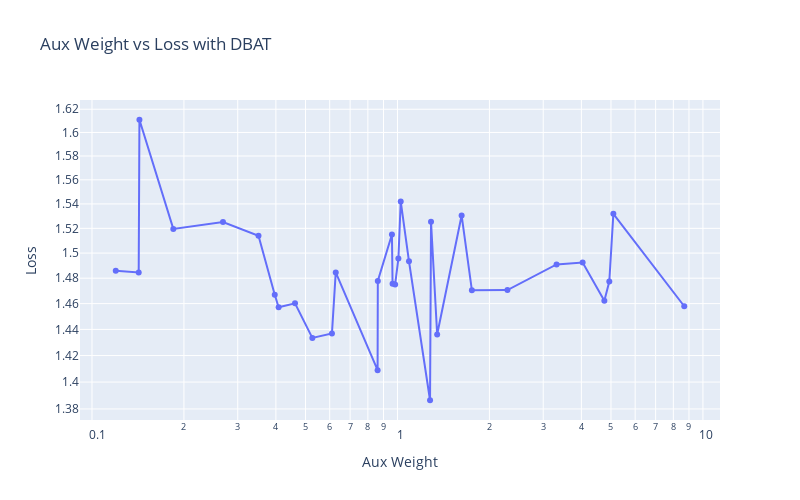

This figure's notebook cell:
### Code cell
import pandas as pd
import plotly.graph_objects as go

def plot_aux_weight_vs_loss(df, dataset=None, method_name=None, use_log_scale=True):
    # Filter data based on conditions
    plot_df = df.copy()
    if dataset:
        plot_df = plot_df[plot_df['dataset'] == dataset]
    if method_name:
        plot_df = plot_df[plot_df['method_name'] == method_name]
    
    # Create figure
    fig = go.Figure()
    
    # Group by conditions that weren't filtered
    groupby_cols = []
    if not dataset:
        groupby_cols.append('dataset')
    if not method_name:
        groupby_cols.append('method_name')
    
    if groupby_cols:
        # Plot separate lines for each group
        for name, group in plot_df.groupby(groupby_cols):
            name_str = '_'.join([str(n) for n in name]) if isinstance(name, tuple) else str(name)
            # Sort by aux_weight before plotting
            group = group.sort_values('aux_weight')
            fig.add_trace(go.Scatter(
                x=group['aux_weight'],
                y=group['loss'],
                name=name_str,
                mode='markers+lines'
            ))
    else:
        # Single line plot
        # Sort by aux_weight before plotting
        print(len(plot_df))
        plot_df = plot_df.sort_values('aux_weight')
        print(len(plot_df))
        fig.add_trace(go.Scatter(
            x=plot_df['aux_weight'],
            y=plot_df['loss'],
            mode='markers+lines'
        ))
    
    # Update layout
    title = 'Aux Weight vs Loss'
    if dataset:
        title += f' for {dataset}'
    if method_name:
        title += f' with {method_name}'
    
    fig.update_layout(
        title=title,
        xaxis_title='Aux Weight',
        yaxis_title='Loss',
        width=800,
        height=500
    )
    
    if use_log_scale:
        fig.update_xaxes(type='log')
        fig.update_yaxes(type='log')
    
    return fig

method_name = "DBAT"
fig = plot_aux_weight_vs_loss(df, method_name=method_name)
fig.show()

### Figure 1 — Plotly figure (JSON) as saved in the notebook; plotly's stock layout.template omitted (floating-point values rounded to 4 significant figures)
{"data": [{"mode": "markers+lines", "name": "waterbirds", "type": "scatter", "x": [0.1196, 0.1422, 0.143, 0.1846, 0.2684, 0.3508, 0.3965, 0.4083, 0.462, 0.5265, 0.6103, 0.628, 0.861, 0.8623, 0.9591, 0.9637, 0.9825, 1.007, 1.025, 1.091, 1.278, 1.288, 1.349, 1.622, 1.753, 2.291, 3.317, 4.038, 4.756, 4.937, 5.091, 8.686], "y": [1.486, 1.484, 1.611, 1.52, 1.525, 1.514, 1.467, 1.457, 1.46, 1.433, 1.437, 1.485, 1.409, 1.478, 1.515, 1.476, 1.475, 1.496, 1.542, 1.493, 1.386, 1.525, 1.436, 1.53, 1.47, 1.471, 1.491, 1.492, 1.462, 1.477, 1.532, 1.458]}], "layout": {"height": 500, "title": {"text": "Aux Weight vs Loss with DBAT"}, "width": 800, "xaxis": {"title": {"text": "Aux Weight"}, "type": "log"}, "yaxis": {"title": {"text": "Loss"}, "type": "log"}}}
